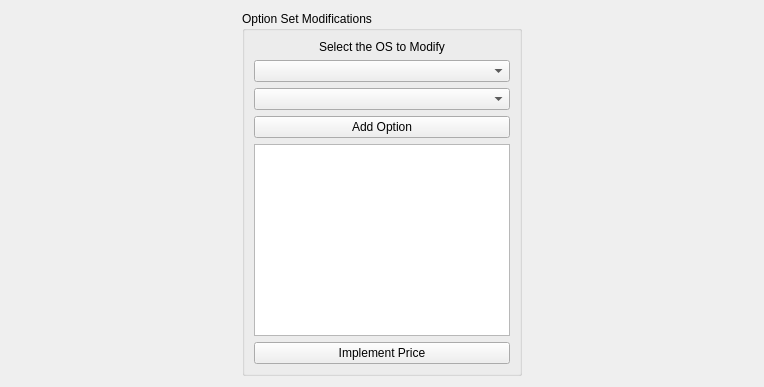
          <widget class="QWidget" name="tab_7">
           <attribute name="title">
            <string>Option Set Modifications</string>
           </attribute>
           <layout class="QGridLayout" name="gridLayout_17">
            <item row="0" column="0">
             <spacer name="horizontalSpacer_17">
              <property name="orientation">
               <enum>Qt::Horizontal</enum>
              </property>
              <property name="sizeHint" stdset="0">
               <size>
                <width>231</width>
                <height>20</height>
               </size>
              </property>
             </spacer>
            </item>
            <item row="0" column="1">
             <widget class="QGroupBox" name="optionSetModification_2">
              <property name="sizePolicy">
               <sizepolicy hsizetype="Expanding" vsizetype="Expanding">
                <horstretch>0</horstretch>
                <verstretch>0</verstretch>
               </sizepolicy>
              </property>
              <property name="title">
               <string>Option Set Modifications</string>
              </property>
              <layout class="QGridLayout" name="gridLayout_16">
               <item row="3" column="0" colspan="2">
                <widget class="QPushButton" name="addOS_2">
                 <property name="text">
                  <string>Add Option</string>
                 </property>
                </widget>
               </item>
               <item row="1" column="0" colspan="2">
                <widget class="QComboBox" name="osList_2"/>
               </item>
               <item row="0" column="0" colspan="2" alignment="Qt::AlignHCenter">
                <widget class="QLabel" name="labelOS_2">
                 <property name="text">
                  <string>Select the OS to Modify</string>
                 </property>
                </widget>
               </item>
               <item row="5" column="0" colspan="2">
                <widget class="QPushButton" name="priceImpOS">
                 <property name="text">
                  <string>Implement Price</string>
                 </property>
                </widget>
               </item>
               <item row="2" column="0" colspan="2">
                <widget class="QComboBox" name="optionsList_2"/>
               </item>
               <item row="4" column="0" colspan="2">
                <widget class="QTextEdit" name="addedOS_2"/>
               </item>
              </layout>
             </widget>
            </item>
            <item row="0" column="2">
             <spacer name="horizontalSpacer_18">
              <property name="orientation">
               <enum>Qt::Horizontal</enum>
              </property>
              <property name="sizeHint" stdset="0">
               <size>
                <width>231</width>
                <height>20</height>
               </size>
              </property>
             </spacer>
            </item>
           </layout>
          </widget>
